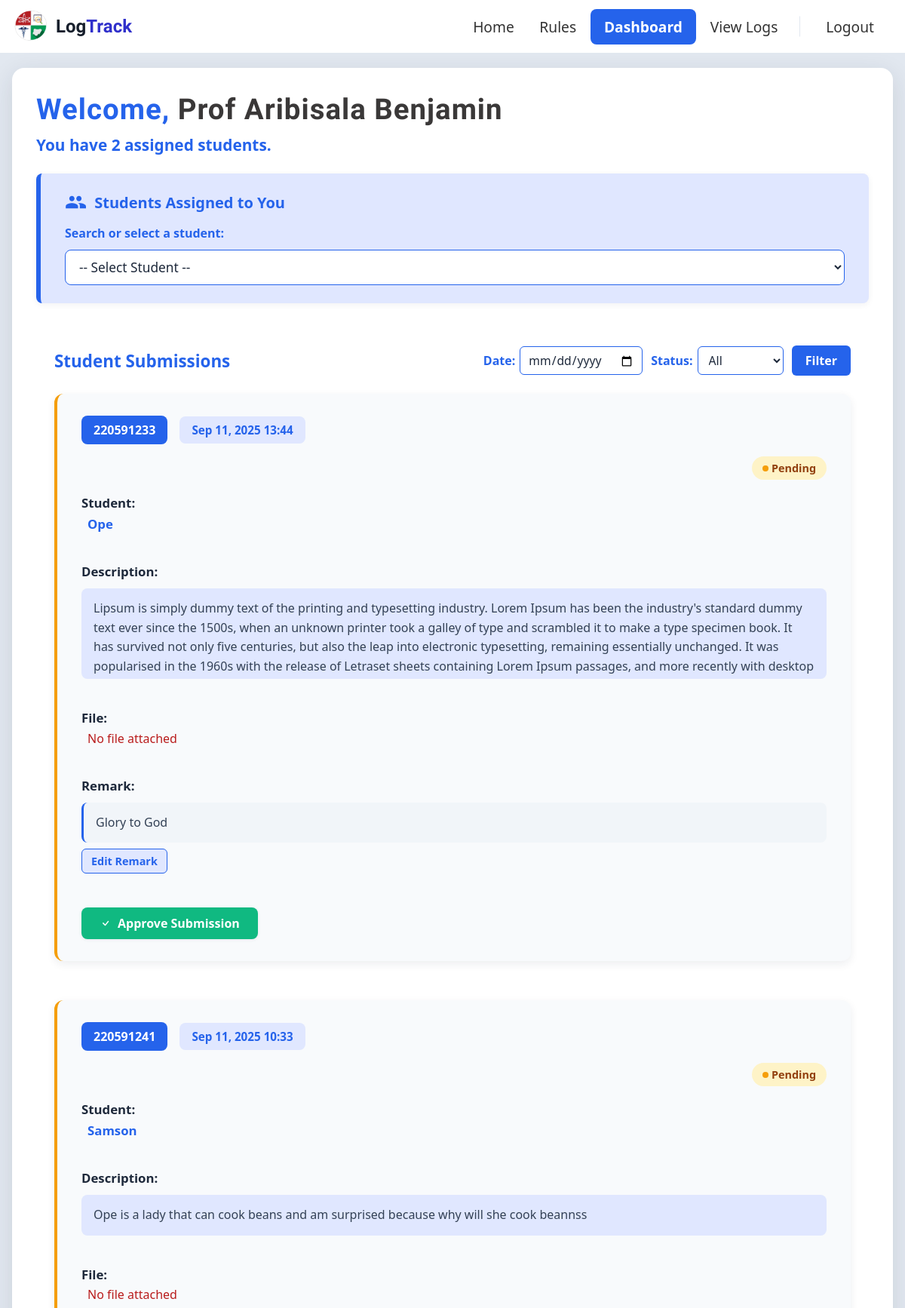
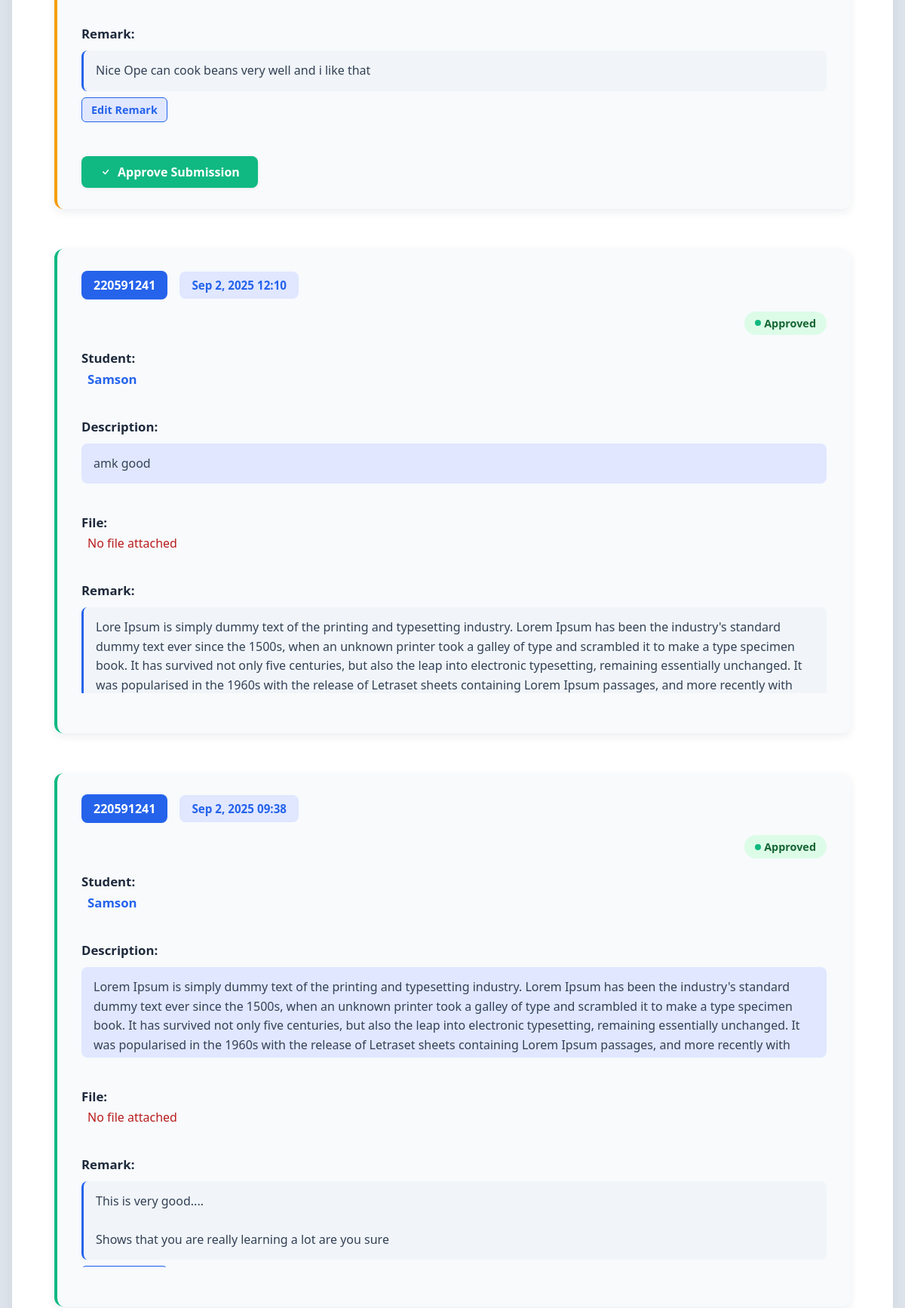
/supervisor/dashboard/ (signed in, upper part), run on the app's committed database (2 pictures, top to bottom).
### SIWES/models.py (models this page shows, shortened)
class CustomUser(AbstractUser):
	class Meta:
		verbose_name = 'Custom User'
		verbose_name_plural = 'Custom Users'
	USER_TYPE_CHOICES = (
		('student', 'Student'),
		('supervisor', 'Supervisor'),
	)
	email = models.EmailField(unique=True)
	user_type = models.CharField(max_length=20, choices=USER_TYPE_CHOICES)
	title = models.CharField(max_length=20, blank=True, null=True, help_text='Title for supervisors (e.g., Dr, Prof, Mr, Mrs)')
	matric_number = models.CharField(max_length=20, blank=True, null=True, unique=True)
	supervisor = models.ForeignKey('self', on_delete=models.SET_NULL, null=True, blank=True, limit_choices_to={'user_type': 'supervisor'}, related_name='students')
	USERNAME_FIELD = 'email'
	REQUIRED_FIELDS = ['username']

class Submission(models.Model):
	student = models.ForeignKey(CustomUser, on_delete=models.CASCADE, related_name='submissions')
	matric_number = models.CharField(max_length=20)
	overview = models.CharField(max_length=255, blank=True, null=True, help_text='Short summary of what you did today')
	text = models.TextField()
	file = models.FileField(upload_to='submissions/', blank=True, null=True)
	date = models.DateTimeField(auto_now_add=True)
	approved = models.BooleanField(default=False)
	reviewed_by = models.ForeignKey(CustomUser, on_delete=models.SET_NULL, null=True, blank=True, related_name='reviewed_submissions')
	remark = models.TextField(blank=True, null=True, help_text='Supervisor remark or comment for this submission')

### SIWES/views.py (the view, shortened to what this page needs)
# urls.py: path('supervisor/dashboard/', views.supervisor_dashboard, name='supervisor_dashboard'),
@login_required
def supervisor_dashboard(request):
    import csv
    user = request.user
    if not hasattr(user, 'user_type') or user.user_type != 'supervisor':
        messages.error(request, 'You do not have permission to access the supervisor dashboard.')
        return redirect('landing')
    students = []
    submissions = []
    filter_date = request.GET.get('filter_date')
    status_filter = request.GET.get('status')
    selected_student = request.GET.get('student')
    if user.user_type == 'supervisor':
        students = CustomUser.objects.filter(user_type='student', supervisor=user)
        submissions = Submission.objects.filter(student__in=students)
        if selected_student:
            submissions = submissions.filter(matric_number=selected_student)
        if filter_date:
            from datetime import datetime, timedelta
            start = datetime.strptime(filter_date, '%Y-%m-%d')
            end = start + timedelta(days=1)
            submissions = submissions.filter(date__gte=start, date__lt=end)
        if status_filter == 'approved':
            submissions = submissions.filter(approved=True)
        elif status_filter == 'pending':
            submissions = submissions.filter(approved=False)
        submissions = submissions.order_by('-date')
    return render(request, 'SIWES/supervisor_dashboard.html', {
        'user': user,
        'students': students,
        'submissions': submissions,
        'filter_date': filter_date,
        'status_filter': status_filter,
        'selected_student': selected_student,
    })

### SIWES/templates/SIWES/supervisor_dashboard.html (shortened to what this page needs)
{% extends 'SIWES/base.html' %}
{% load static %}
{% load tz %}
{% block content %}
<link rel="stylesheet" href="{% static 'supervisor_dashboard.css' %}">
<div class="supervisor-dashboard">
  <div class="supervisor-contents">
  <h1>Welcome, <span style="color: rgb(58, 56, 56); font-family: 'Orbitron', sans-serif;"> {% if user.title %}{{ user.title }} {% endif %}{{ user.get_full_name|default:user.email }}</span></h1>
  <h3 style="color:#2563eb; margin-bottom:1.5rem;">You have {{ students|length }} assigned student{{ students|length|pluralize }}.</h3>
    <div class="list-students" style="background: #e0e7ff; border-left: 6px solid #2563eb; border-radius: 8px; padding: 1.5rem 2rem; margin-bottom: 2rem; box-shadow: 0 2px 8px rgba(30,41,59,0.06);">
      <div style="display: flex; align-items: center; margin-bottom: 1rem;">
        <h3 style="color: #2563eb; font-size: 1.25rem; font-weight: 700; margin: 0;">Students Assigned to You</h3>
      </div>
      {% if students %}
        <label for="student-select" style="font-weight:600;color:#2563eb;margin-bottom:0.7rem;display:block;">Search or select a student:</label>
        <select id="student-select" name="student" style="width:100%;padding:10px 14px;border-radius:8px;border:1.5px solid #2563eb;font-size:1.08rem;">
          <option value="">-- Select Student --</option>
        </select>
      {% else %}
        <p style="color: #b45309; font-weight: 600;">No students assigned yet.</p>
      {% endif %}
    </div>
    <div class="submissions-container">
      <form method="get" id="filter-form">
        <div style="display: flex; align-items: center; justify-content: space-between; margin-bottom: 1.5rem; flex-wrap: wrap; gap: 1rem;">
          <h3 style="margin: 0; color: #2563eb; font-size: 1.4rem;">Student Submissions</h3>
          <div style="display:flex;align-items:center;gap:0.7rem;flex-wrap:wrap;">
            <div style="display:flex;align-items:center;gap:6px;">
              <label for="filter_date" style="font-weight:600;color:#2563eb;">Date:</label>
              <input type="date" id="filter_date" name="filter_date" value="{{ filter_date|default:'' }}" style="padding:6px 10px;border-radius:6px;border:1.5px solid #2563eb;font-size:0.98rem;">
            </div>
            <div style="display:flex;align-items:center;gap:6px;">
              <label for="status_filter" style="font-weight:600;color:#2563eb;">Status:</label>
              <select name="status" id="status_filter" style="padding:6px 10px;border-radius:6px;border:1.5px solid #2563eb;font-size:0.98rem;">
                <option value="" {% if not status_filter %}selected{% endif %}>All</option>
              </select>
            </div>
            <button type="submit" class="btn" style="padding: 8px 18px; background: #2563eb; color: #fff; border: none; border-radius: 6px; font-weight: 600;">Filter</button>
          </div>
        </div>
      </form>
      <div class="submissions-cards-container">
        {% for submission in submissions %}
        <div class="submission-card" style="background:#f8fafc;border-radius:12px;box-shadow:0 4px 12px rgba(30,41,59,0.08);margin-bottom:1.8rem;padding:1.8rem 2rem;border-left: 4px solid {% if submission.approved %}#10b981{% else %}#f59e0b{% endif %};">
          <div class="card-header" style="display:flex;justify-content:space-between;align-items:center;margin-bottom:1.2rem;flex-wrap:wrap;gap:1rem;">
            <div style="display:flex;align-items:center;gap:1rem;flex-wrap:wrap;">
              <span style="background:#2563eb;color:#fff;padding:8px 16px;border-radius:8px;font-weight:600;font-size:1rem;">{{ submission.matric_number }}</span>
              <span style="background:#e0e7ff;color:#2563eb;padding:8px 16px;border-radius:8px;font-weight:600;font-size:0.95rem;">{{ submission.date|localtime|date:'M j, Y H:i' }}</span>
            </div>
            <div class="status-badge">
              {% if submission.approved %}
                <span style="background:#dcfce7;color:#166534;padding:6px 14px;border-radius:20px;font-weight:600;font-size:0.9rem;display:inline-flex;align-items:center;gap:4px;">
                  <span style="width:8px;height:8px;background:#10b981;border-radius:50%;"></span>
                  Approved
                </span>
              {% else %}
                <span style="background:#fef3c7;color:#92400e;padding:6px 14px;border-radius:20px;font-weight:600;font-size:0.9rem;display:inline-flex;align-items:center;gap:4px;">
                  <span style="width:8px;height:8px;background:#f59e0b;border-radius:50%;"></span>
                  Pending
                </span>
              {% endif %}
            </div>
          </div>
          <div class="card-content">
            <div class="student-info" style="margin-bottom:1.2rem;">
              <strong style="color:#1e293b;font-size:1.05rem;">Student:</strong>
              <span style="color:#2563eb;font-weight:600;font-size:1.05rem;margin-left:8px;">{{ submission.student.get_full_name|default:submission.student.email }}</span>
            </div>
            <div class="description-section" style="margin-bottom:1.2rem;">
              <strong style="color:#1e293b;font-size:1.05rem;">Description:</strong>
              <div style="background:#e0e7ff;padding:14px 16px;border-radius:8px;margin-top:6px;max-height:120px;overflow-y:auto;">
                <span style="color:#334155;font-size:1rem;line-height:1.6;white-space:pre-line;">{{ submission.text }}</span>
              </div>
            </div>
            <div class="file-section" style="margin-bottom:1.2rem;">
              <strong style="color:#1e293b;font-size:1.05rem;">File:</strong>
              {% if submission.file %}
                <a href="{{ submission.file.url }}" target="_blank" style="color:#2563eb;text-decoration:underline;font-weight:600;margin-left:8px;">View File</a>
              {% else %}
                <span style="color:#b91c1c;margin-left:8px;">No file attached</span>
              {% endif %}
            </div>
            <div class="remark-section" style="margin-bottom:1.5rem;">
              <strong style="color:#1e293b;font-size:1.05rem;">Remark:</strong>
              <div id="remark-display-{{ submission.id }}" {% if not submission.remark %}style="display:none;"{% endif %}>
                <div style="background:#f1f5f9;padding:14px 16px;border-radius:8px;margin-top:6px;border-left:3px solid #2563eb;">
                  <span id="remark-text-{{ submission.id }}" style="color:#334155;font-size:1rem;line-height:1.6;white-space:pre-line;">{{ submission.remark|default:'No remark yet.' }}</span>
                </div>
                <button type="button" class="edit-remark-btn" data-id="{{ submission.id }}" style="margin-top:8px;padding:6px 12px;font-size:0.9rem;background:#e0e7ff;color:#2563eb;border-radius:6px;border:1.5px solid #2563eb;cursor:pointer;font-weight:600;">Edit Remark</button>
              </div>
            </div>
            {% if not submission.approved %}
            <div class="approval-section">
              <form method="post" action="" style="margin-top:0;">
                <button type="submit" class="approve-btn" style="background:#10b981;color:#fff;padding:10px 24px;border-radius:8px;border:none;font-weight:600;font-size:1rem;cursor:pointer;display:inline-flex;align-items:center;gap:8px;">
                  <svg xmlns="http://www.w3.org/2000/svg" width="16" height="16" fill="currentColor" viewBox="0 0 16 16">
                    <path d="M10.97 4.97a.75.75 0 0 1 1.07 1.05l-3.99 4.99a.75.75 0 0 1-1.08.02L4.324 8.384a.75.75 0 1 1 1.06-1.06l2.094 2.093 3.473-4.425a.267.267 0 0 1 .02-.022z"/>
                  </svg>
                  Approve Submission
                </button>
              </form>
            </div>
            {% endif %}
          </div>
        </div>
        {% endfor %}
      </div>
    </div>
  </div>
</div>
{% endblock %}

### SIWES/static/landing.css (style rules this page uses)
* { margin: 0; padding: 0; box-sizing: border-box; }
body { font-family: 'Segoe UI', sans-serif; background-color: #e2e8f0; color: #f8fafc; max-width: 100%; }

### SIWES/static/login.css (style rules this page uses)
body { background-color: #1e293b; }

### SIWES/static/rules.css (style rules this page uses)
* { border: 0; margin: 0; box-sizing: border-box; font-family: 'Segoe UI', Tahoma, Geneva, Verdana, sans-serif }
body { background-color: #e2e8f0; }

### SIWES/static/main.css (style rules this page uses)
* { margin: 0; padding: 0; box-sizing: border-box; }
body { font-family: 'Segoe UI', Tahoma, Geneva, Verdana, sans-serif; padding-top: 70px; }
.btn { background-color: rgb(28, 28, 80); padding: 1rem; border-radius: 5px; }

### data on the page
CustomUser: title "Prof", get_full_name "Aribisala Benjamin"
Submission: matric_number "220591233", date "Sep 11, 2025 13:44", approved False (drawn), student.get_full_name "Ope", text "Lipsum is simply dummy text of the printing and typesetting industry. Lorem Ipsum has been the industry's standard dummy text ever since the 1500s, when an unknown printer took a galley of type and scrambled it to make a type specimen book. It has survived not only five centuries, but also the leap into electronic typesetting, remaining essentially unchanged. It was popularised in the 1960s with the release of Letraset sheets containing Lorem Ipsum passages, and more recently with desktop…", file "No file attached", remark "Glory to God"
Submission: matric_number "220591241", date "Sep 11, 2025 10:33", approved False (drawn), student.get_full_name "Samson", text "Ope is a lady that can cook beans and am surprised because why will she cook beannss", file "No file attached", remark "Nice Ope can cook beans very well and i like that"
Submission: matric_number "220591241", date "Sep 2, 2025 12:10", approved True (drawn), student.get_full_name "Samson", text "amk good", file "No file attached", remark "Lore Ipsum is simply dummy text of the printing and typesetting industry. Lorem Ipsum has been the industry's standard dummy text ever since the 1500s, when an unknown printer took a galley of type and scrambled it to make a type specimen book. It has survived not only five centuries, but also the leap into electronic typesetting, remaining essentially unchanged. It was popularised in the 1960s with the release of Letraset sheets containing Lorem Ipsum passages, and more recently with…"
Submission: matric_number "220591241", date "Sep 2, 2025 09:38", approved True (drawn), student.get_full_name "Samson", text "Lorem Ipsum is simply dummy text of the printing and typesetting industry. Lorem Ipsum has been the industry's standard dummy text ever since the 1500s, when an unknown printer took a galley of type and scrambled it to make a type specimen book. It has survived not only five centuries, but also the leap into electronic typesetting, remaining essentially unchanged. It was popularised in the 1960s with the release of Letraset sheets containing Lorem Ipsum passages, and more recently with…", file "No file attached", remark "This is very good.... Shows that you are really learning a lot are you sure"

### other printed values
{{ students|length }} "2"
